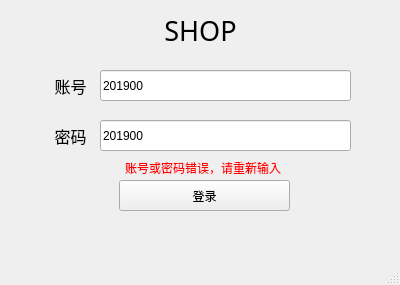
<?xml version="1.0" encoding="UTF-8"?>
<ui version="4.0">
 <class>WLogin</class>
 <widget class="QMainWindow" name="WLogin">
  <property name="geometry">
   <rect>
    <x>0</x>
    <y>0</y>
    <width>400</width>
    <height>285</height>
   </rect>
  </property>
  <property name="windowTitle">
   <string>MainWindow</string>
  </property>
  <widget class="QWidget" name="centralwidget">
   <widget class="QLabel" name="label_3">
    <property name="geometry">
     <rect>
      <x>160</x>
      <y>10</y>
      <width>81</width>
      <height>41</height>
     </rect>
    </property>
    <property name="font">
     <font>
      <family>Adobe 黑体 Std R</family>
      <pointsize>20</pointsize>
     </font>
    </property>
    <property name="text">
     <string>SHOP</string>
    </property>
    <property name="alignment">
     <set>Qt::AlignCenter</set>
    </property>
   </widget>
   <widget class="QLineEdit" name="lineEdit_2">
    <property name="geometry">
     <rect>
      <x>100</x>
      <y>120</y>
      <width>251</width>
      <height>31</height>
     </rect>
    </property>
    <property name="text">
     <string>201900</string>
    </property>
   </widget>
   <widget class="QPushButton" name="pushButton">
    <property name="geometry">
     <rect>
      <x>119</x>
      <y>180</y>
      <width>171</width>
      <height>31</height>
     </rect>
    </property>
    <property name="cursor">
     <cursorShape>PointingHandCursor</cursorShape>
    </property>
    <property name="text">
     <string>登录</string>
    </property>
   </widget>
   <widget class="QLabel" name="label">
    <property name="geometry">
     <rect>
      <x>40</x>
      <y>70</y>
      <width>61</width>
      <height>31</height>
     </rect>
    </property>
    <property name="font">
     <font>
      <family>Adobe 宋体 Std L</family>
      <pointsize>12</pointsize>
     </font>
    </property>
    <property name="text">
     <string>账号</string>
    </property>
    <property name="alignment">
     <set>Qt::AlignCenter</set>
    </property>
   </widget>
   <widget class="QLabel" name="label_2">
    <property name="geometry">
     <rect>
      <x>40</x>
      <y>120</y>
      <width>61</width>
      <height>31</height>
     </rect>
    </property>
    <property name="font">
     <font>
      <family>Adobe 宋体 Std L</family>
      <pointsize>12</pointsize>
     </font>
    </property>
    <property name="text">
     <string>密码</string>
    </property>
    <property name="alignment">
     <set>Qt::AlignCenter</set>
    </property>
   </widget>
   <widget class="QLineEdit" name="lineEdit">
    <property name="geometry">
     <rect>
      <x>100</x>
      <y>70</y>
      <width>251</width>
      <height>31</height>
     </rect>
    </property>
    <property name="text">
     <string>201900</string>
    </property>
   </widget>
   <widget class="QLabel" name="label_error">
    <property name="geometry">
     <rect>
      <x>125</x>
      <y>160</y>
      <width>161</width>
      <height>16</height>
     </rect>
    </property>
    <property name="styleSheet">
     <string notr="true">color: rgb(255, 0, 0);</string>
    </property>
    <property name="text">
     <string>账号或密码错误，请重新输入</string>
    </property>
   </widget>
  </widget>
  <widget class="QMenuBar" name="menubar">
   <property name="geometry">
    <rect>
     <x>0</x>
     <y>0</y>
     <width>400</width>
     <height>21</height>
    </rect>
   </property>
  </widget>
  <widget class="QStatusBar" name="statusbar"/>
 </widget>
 <resources/>
 <connections/>
</ui>
